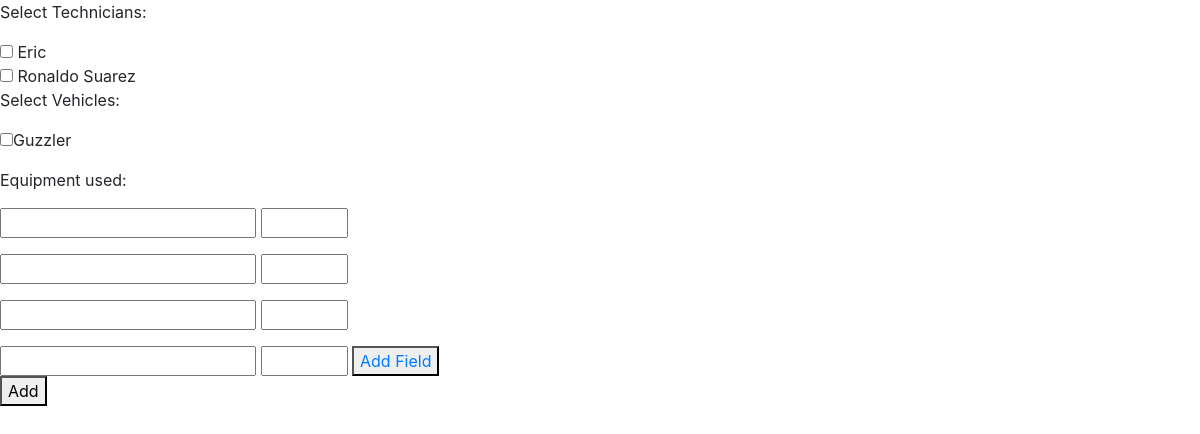
Page /jobs/new/1/add_job2 on the committed database.
### JobNotes/models.py (models this page shows)
class User(models.Model):
    first_name=models.CharField(max_length=255)
    last_name=models.CharField(max_length=255)
    email=models.CharField(max_length=255)
    password=models.CharField(max_length=100)
    created_at=models.DateTimeField(auto_now_add=True)
    updated_at=models.DateTimeField(auto_now=True)
    objects=UserManager()

class Vehicle(models.Model):
    name=models.CharField(max_length=255)
    created_at=models.DateTimeField(auto_now_add=True)
    updated_at=models.DateTimeField(auto_now=True)

### JobNotes/views.py (the view)
# urls.py: path('jobs/new/<int:job_id>/add_job2', views.add_job2),
def add_job2(request, job_id):
    this_job=Job.objects.get(id=job_id)
    context={
        'this_job':this_job,
        'all_vehicles':Vehicle.objects.all(),
        'all_users':User.objects.all(),
    }
    return render(request,'add_job_2.html', context)

### JobNotes/templates/add_job_2.html (shortened to what this page needs)
<!DOCTYPE html>
<html lang="en">
<head>
    {% load static %}
    <link rel="stylesheet" href="https://stackpath.bootstrapcdn.com/bootstrap/4.3.1/css/bootstrap.min.css">
</head>
<body>
    <form action='?/add_vehicles/' method='POST'>
    <p>Select Technicians: </p>
    {%for user in all_users %}
            <div class='workerList'>
                <input id='workers' type='checkbox' value='{{ user.id }}'> {{ user.first_name }} {{ user.last_name }}
            </div>
    {% endfor %}
        <p>Select Vehicles:</p>
    {%for vehicle in all_vehicles %}
            <p><input name='vehicles' id='select' type='checkbox' value = 'Guzzler'>{{ vehicle.name }}</p>
    {% endfor %}
    <p>Equipment used:</p>
            <div class='eqipmentList'>
            <p><input name='equipment' type='text'> <input type="number" id="quantity" name="quantity" min="1" max="10"></p>
            <p><input name='equipment' type='text'> <input type="number" id="quantity" name="quantity" min="1" max="10"></p>
            <p><input name='equipment' type='text'> <input type="number" id="quantity" name="quantity" min="1" max="10"></p>
            </div>
                <div class="field_wrapper">
                    <div>
                        <input type="text" name="field_name[]" value=""/>
                        <input type="number" id="quantity" name="quantity" min="1" max="10">
                        <button><a href="javascript:void(0);" class="add_button" title="Add field">Add Field</a></button>
                    </div>
                </div>
    <button id="select" type="submit">Add</button>
</form>
</body>
</html>

### rows in the picture
User: first_name "Eric"
User: first_name "Ronaldo", last_name "Suarez"
Vehicle: name "Guzzler"
